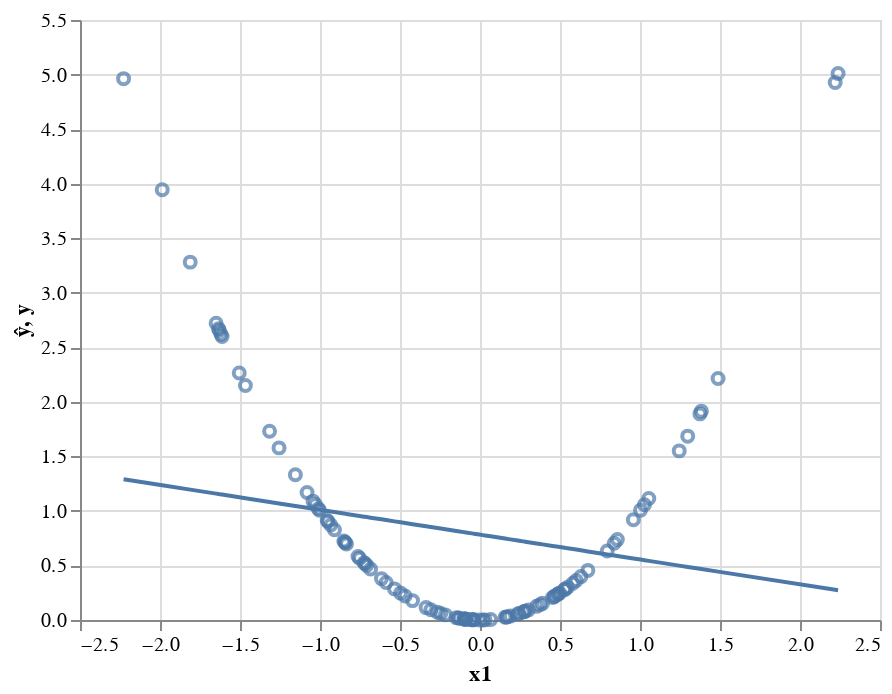

The notebook cell this image was saved under:
### Markdown cell above
And when we plot the model predictions against reality we see how bad it is:

### Code cell
preds = pd.DataFrame({'ŷ':ŷ.detach().numpy()[:,0], 'y':y[:,0], 'x1':x[:,0]})
(alt.Chart(preds).mark_line().encode(x='x1', y='ŷ') + 
alt.Chart(preds).mark_point().encode(x='x1', y='y'))

### Figure 1 — Vega-Lite specification as saved in the notebook (floating-point values rounded to 4 significant figures)
{"$schema": "https://vega.github.io/schema/vega-lite/v3.4.0.json", "config": {"mark": {"tooltip": null}, "view": {"height": 300, "width": 400}}, "data": {"name": "data-274a855171aa455cfdefb387bc0e35ab"}, "datasets": {"data-274a855171aa455cfdefb387bc0e35ab": [{"x1": 0.8385, "y": 0.7032, "ŷ": 0.5913}, {"x1": -0.4967, "y": 0.2467, "ŷ": 0.8956}, {"x1": -0.8447, "y": 0.7135, "ŷ": 0.9749}, {"x1": -0.4216, "y": 0.1778, "ŷ": 0.8785}, {"x1": 0.1565, "y": 0.0245, "ŷ": 0.7467}, {"x1": -0.3073, "y": 0.09442, "ŷ": 0.8524}, {"x1": 0.3022, "y": 0.09134, "ŷ": 0.7135}, {"x1": -0.08981, "y": 0.008065, "ŷ": 0.8029}, {"x1": -0.8423, "y": 0.7095, "ŷ": 0.9744}, {"x1": -0.8345, "y": 0.6964, "ŷ": 0.9726}, {"x1": 0.2783, "y": 0.07746, "ŷ": 0.719}, {"x1": -1.619, "y": 2.62, "ŷ": 1.151}, {"x1": -0.9328, "y": 0.8701, "ŷ": 0.995}, {"x1": -1.649, "y": 2.72, "ŷ": 1.158}, {"x1": 0.3907, "y": 0.1526, "ŷ": 0.6934}, {"x1": 0.3538, "y": 0.1252, "ŷ": 0.7018}, {"x1": -0.4684, "y": 0.2194, "ŷ": 0.8892}, {"x1": -0.8512, "y": 0.7245, "ŷ": 0.9764}, {"x1": -0.7078, "y": 0.5009, "ŷ": 0.9437}, {"x1": -1.315, "y": 1.73, "ŷ": 1.082}, {"x1": -0.1016, "y": 0.01033, "ŷ": 0.8056}, {"x1": 0.1666, "y": 0.02775, "ŷ": 0.7444}, {"x1": -0.7194, "y": 0.5175, "ŷ": 0.9464}, {"x1": 0.6014, "y": 0.3616, "ŷ": 0.6453}, {"x1": -1.154, "y": 1.331, "ŷ": 1.045}, {"x1": 0.03084, "y": 0.000951, "ŷ": 0.7754}, {"x1": 0.1893, "y": 0.03584, "ŷ": 0.7393}, {"x1": -0.09792, "y": 0.009588, "ŷ": 0.8047}, {"x1": 0.2701, "y": 0.07294, "ŷ": 0.7208}, {"x1": -1.634, "y": 2.67, "ŷ": 1.155}, {"x1": 1.028, "y": 1.056, "ŷ": 0.5482}, {"x1": 0.1693, "y": 0.02865, "ŷ": 0.7438}, {"x1": 1.003, "y": 1.006, "ŷ": 0.5538}, {"x1": 0.06703, "y": 0.004493, "ŷ": 0.7671}, {"x1": -0.7626, "y": 0.5816, "ŷ": 0.9562}, {"x1": -0.1292, "y": 0.0167, "ŷ": 0.8119}, {"x1": -1.612, "y": 2.599, "ŷ": 1.15}, {"x1": -0.6836, "y": 0.4674, "ŷ": 0.9382}, {"x1": -0.05152, "y": 0.002654, "ŷ": 0.7941}, {"x1": 0.488, "y": 0.2382, "ŷ": 0.6712}, {"x1": 0.4891, "y": 0.2392, "ŷ": 0.6709}, {"x1": -0.1347, "y": 0.01814, "ŷ": 0.8131}, {"x1": -0.09129, "y": 0.008333, "ŷ": 0.8032}, {"x1": -1.986, "y": 3.944, "ŷ": 1.235}, {"x1": 0.6307, "y": 0.3978, "ŷ": 0.6387}, {"x1": 0.2369, "y": 0.05614, "ŷ": 0.7284}, {"x1": 0.8585, "y": 0.737, "ŷ": 0.5867}, {"x1": 0.01842, "y": 0.0003391, "ŷ": 0.7782}, {"x1": 1.375, "y": 1.889, "ŷ": 0.4691}, {"x1": -0.08793, "y": 0.007732, "ŷ": 0.8024}, {"x1": -0.09041, "y": 0.008174, "ŷ": 0.803}, {"x1": -0.2451, "y": 0.06008, "ŷ": 0.8383}, {"x1": -0.1481, "y": 0.02194, "ŷ": 0.8162}, {"x1": 1.384, "y": 1.914, "ŷ": 0.4671}, {"x1": -0.3372, "y": 0.1137, "ŷ": 0.8592}, {"x1": -1.044, "y": 1.09, "ŷ": 1.02}, {"x1": -0.03915, "y": 0.001533, "ŷ": 0.7913}, {"x1": -1.003, "y": 1.006, "ŷ": 1.011}, {"x1": 0.5299, "y": 0.2808, "ŷ": 0.6616}, {"x1": -0.7239, "y": 0.524, "ŷ": 0.9474}, {"x1": 1.055, "y": 1.113, "ŷ": 0.5419}, {"x1": -1.01, "y": 1.02, "ŷ": 1.013}, {"x1": 0.7951, "y": 0.6322, "ŷ": 0.6012}, {"x1": -0.9548, "y": 0.9116, "ŷ": 1.0}, {"x1": 0.5479, "y": 0.3002, "ŷ": 0.6575}, {"x1": -0.9505, "y": 0.9035, "ŷ": 0.999}, {"x1": 0.3754, "y": 0.141, "ŷ": 0.6968}, {"x1": 1.245, "y": 1.55, "ŷ": 0.4986}, {"x1": -2.228, "y": 4.962, "ŷ": 1.29}, {"x1": -0.004591, "y": 2.108e-05, "ŷ": 0.7834}, {"x1": -0.04099, "y": 0.00168, "ŷ": 0.7917}, {"x1": 0.4978, "y": 0.2478, "ŷ": 0.6689}, {"x1": 0.2822, "y": 0.07966, "ŷ": 0.7181}, {"x1": -0.05127, "y": 0.002629, "ŷ": 0.7941}, {"x1": 2.238, "y": 5.009, "ŷ": 0.2723}, {"x1": -1.081, "y": 1.168, "ŷ": 1.029}, {"x1": 2.22, "y": 4.928, "ŷ": 0.2765}, {"x1": 0.6743, "y": 0.4547, "ŷ": 0.6287}, {"x1": 0.4649, "y": 0.2161, "ŷ": 0.6765}, {"x1": -0.5343, "y": 0.2854, "ŷ": 0.9042}, {"x1": -1.466, "y": 2.149, "ŷ": 1.117}, {"x1": -0.2665, "y": 0.07104, "ŷ": 0.8431}, {"x1": 1.298, "y": 1.685, "ŷ": 0.4865}, {"x1": -0.2165, "y": 0.04689, "ŷ": 0.8318}, {"x1": 0.4534, "y": 0.2056, "ŷ": 0.6791}, {"x1": -0.9096, "y": 0.8273, "ŷ": 0.9897}, {"x1": -0.7528, "y": 0.5667, "ŷ": 0.954}, {"x1": 0.5807, "y": 0.3372, "ŷ": 0.6501}, {"x1": -0.5866, "y": 0.3441, "ŷ": 0.9161}, {"x1": 1.488, "y": 2.214, "ŷ": 0.4433}, {"x1": -1.505, "y": 2.264, "ŷ": 1.125}, {"x1": -1.256, "y": 1.578, "ŷ": 1.069}, {"x1": 0.4681, "y": 0.2191, "ŷ": 0.6757}, {"x1": -1.629, "y": 2.655, "ŷ": 1.154}, {"x1": -1.811, "y": 3.28, "ŷ": 1.195}, {"x1": -1.029, "y": 1.058, "ŷ": 1.017}, {"x1": 0.9585, "y": 0.9187, "ŷ": 0.564}, {"x1": 0.2439, "y": 0.05948, "ŷ": 0.7268}, {"x1": 0.5318, "y": 0.2828, "ŷ": 0.6612}, {"x1": -0.6159, "y": 0.3793, "ŷ": 0.9228}]}, "layer": [{"encoding": {"x": {"field": "x1", "type": "quantitative"}, "y": {"field": "ŷ", "type": "quantitative"}}, "mark": "line"}, {"encoding": {"x": {"field": "x1", "type": "quantitative"}, "y": {"field": "y", "type": "quantitative"}}, "mark": "point"}]}
